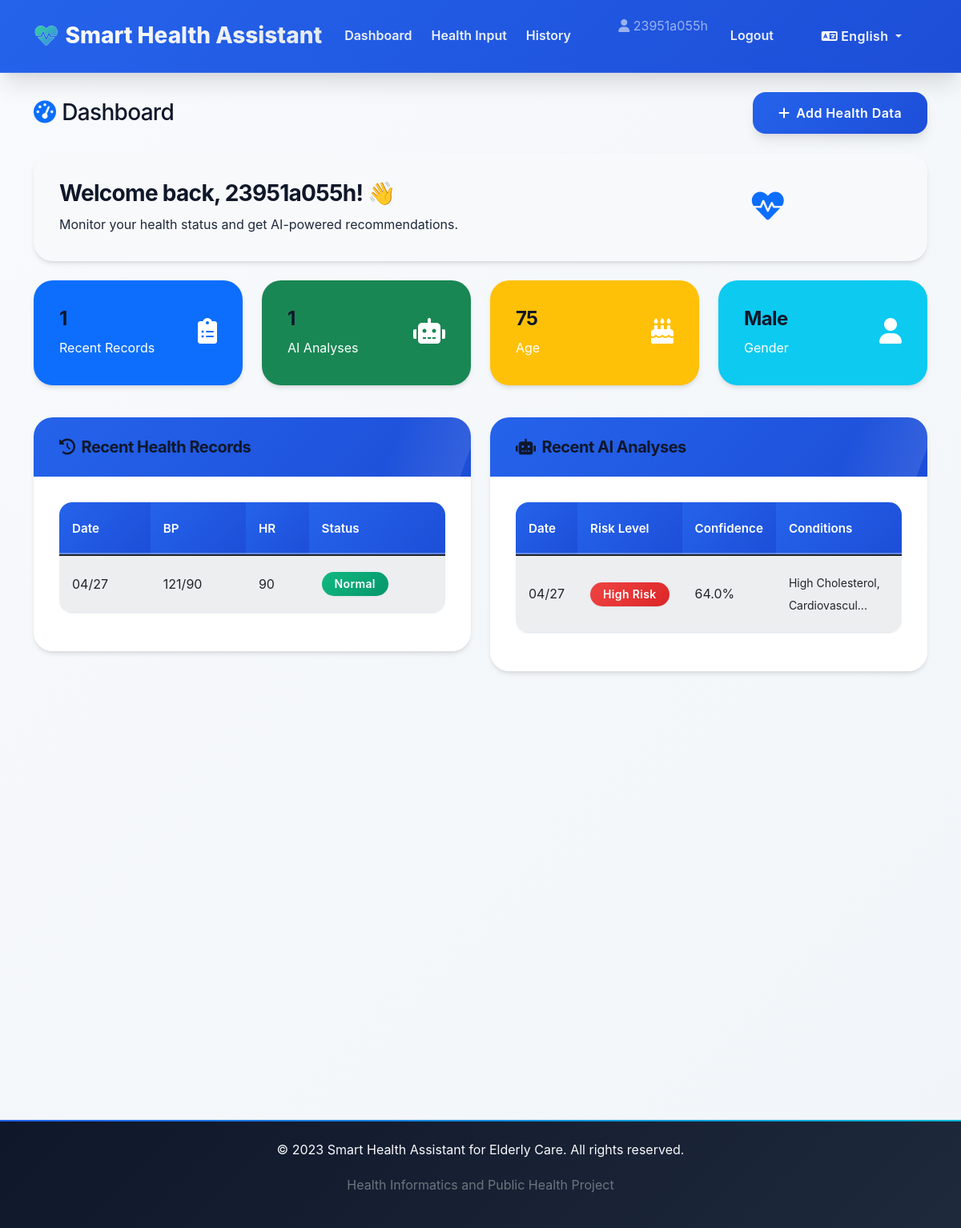
Page /dashboard (signed in) on the committed database.
### models.py (models this page shows, shortened)
class User(UserMixin, db.Model):
    id = db.Column(db.Integer, primary_key=True)
    username = db.Column(db.String(80), unique=True, nullable=False)
    email = db.Column(db.String(120), unique=True, nullable=False)
    password_hash = db.Column(db.String(128))
    age = db.Column(db.Integer)
    gender = db.Column(db.String(10))
    is_admin = db.Column(db.Boolean, default=False)
    created_at = db.Column(db.DateTime, default=datetime.utcnow)
    health_records = db.relationship('HealthRecord', backref='user', lazy=True)
    predictions = db.relationship('Prediction', backref='user', lazy=True)

class HealthRecord(db.Model):
    id = db.Column(db.Integer, primary_key=True)
    user_id = db.Column(db.Integer, db.ForeignKey('user.id'), nullable=False)
    weight = db.Column(db.Float)
    height = db.Column(db.Float)
    systolic_bp = db.Column(db.Integer)  # systolic blood pressure
    diastolic_bp = db.Column(db.Integer) # diastolic blood pressure
    heart_rate = db.Column(db.Integer)
    blood_sugar = db.Column(db.Float)
    cholesterol = db.Column(db.Float)
    symptoms = db.Column(db.Text)
    medication = db.Column(db.Text)
    allergies = db.Column(db.Text)
    exercise_frequency = db.Column(db.String(50))
    sleep_hours = db.Column(db.Float)
    recorded_at = db.Column(db.DateTime, default=datetime.utcnow)

class Prediction(db.Model):
    id = db.Column(db.Integer, primary_key=True)
    user_id = db.Column(db.Integer, db.ForeignKey('user.id'), nullable=False)
    health_record_id = db.Column(db.Integer, db.ForeignKey('health_record.id'))
    risk_level = db.Column(db.String(50))  # low, medium, high
    predicted_conditions = db.Column(db.Text)
    confidence_score = db.Column(db.Float)
    recommendations = db.Column(db.Text)
    predicted_at = db.Column(db.DateTime, default=datetime.utcnow)
    health_record = db.relationship('HealthRecord', backref='prediction')

### app.py (the view)
@app.route('/dashboard')
@login_required
def dashboard():
    recent_records = HealthRecord.query.filter_by(user_id=current_user.id)\
        .order_by(HealthRecord.recorded_at.desc())\
        .limit(5).all()
    recent_predictions = Prediction.query.filter_by(user_id=current_user.id)\
        .order_by(Prediction.predicted_at.desc())\
        .limit(5).all()
    return render_template('dashboard.html',
                         recent_records=recent_records,
                         recent_predictions=recent_predictions)

### app.py (called while the page is built)
def get_locale():
    language_code = request.args.get('lang') or session.get('lang')
    return language_code if language_code in SUPPORTED_LANGUAGES else DEFAULT_LANGUAGE

def translate(text):
    return load_translation(get_locale()).gettext(text)

@app.before_request
def set_request_locale():
    g.current_lang = get_locale()

@login_manager.user_loader
def load_user(user_id):
    return User.query.get(int(user_id))

### templates/dashboard.html (shortened to what this page needs)
{% extends "base.html" %}
{% block content %}
<div class="d-flex justify-content-between align-items-center mb-4">
        <h1 class="h3 mb-0">
        <i class="fas fa-tachometer-alt me-2 text-primary"></i>{{ _('Dashboard') }}
    </h1>
    <a href="{{ url_for('input_health') }}" class="btn btn-primary">
        <i class="fas fa-plus me-2"></i>{{ _('Add Health Data') }}
    </a>
</div>
<div class="row mb-4">
    <div class="col-12">
        <div class="card bg-light">
            <div class="card-body">
                <div class="row align-items-center">
                    <div class="col-md-8">
                        <h3 class="card-title">{{ _('Welcome back, {username}!').format(username=current_user.username) }} 👋</h3>
                        <p class="card-text">{{ _('Monitor your health status and get AI-powered recommendations.') }}</p>
                    </div>
                    <div class="col-md-4 text-center">
                        <div class="display-6 text-primary">
                            <i class="fas fa-heartbeat"></i>
                        </div>
                    </div>
                </div>
            </div>
        </div>
    </div>
</div>
<div class="row mb-4">
    <div class="col-md-3 mb-3">
        <div class="card text-white bg-primary">
            <div class="card-body">
                <div class="d-flex justify-content-between">
                    <div>
                        <h4 class="card-title">{{ recent_records|length }}</h4>
                        <p class="card-text">{{ _('Recent Records') }}</p>
                    </div>
                    <div class="align-self-center">
                        <i class="fas fa-clipboard-list fa-2x"></i>
                    </div>
                </div>
            </div>
        </div>
    </div>
    <div class="col-md-3 mb-3">
        <div class="card text-white bg-success">
            <div class="card-body">
                <div class="d-flex justify-content-between">
                    <div>
                        <h4 class="card-title">{{ recent_predictions|length }}</h4>
                        <p class="card-text">{{ _('AI Analyses') }}</p>
                    </div>
                    <div class="align-self-center">
                        <i class="fas fa-robot fa-2x"></i>
                    </div>
                </div>
            </div>
        </div>
    </div>
    <div class="col-md-3 mb-3">
        <div class="card text-white bg-warning">
            <div class="card-body">
                <div class="d-flex justify-content-between">
                    <div>
                        <h4 class="card-title">{{ current_user.age }}</h4>
                        <p class="card-text">{{ _('Age') }}</p>
                    </div>
                    <div class="align-self-center">
                        <i class="fas fa-birthday-cake fa-2x"></i>
                    </div>
                </div>
            </div>
        </div>
    </div>
    <div class="col-md-3 mb-3">
        <div class="card text-white bg-info">
            <div class="card-body">
                <div class="d-flex justify-content-between">
                    <div>
                        <h4 class="card-title">{{ current_user.gender|title }}</h4>
                        <p class="card-text">{{ _('Gender') }}</p>
                    </div>
                    <div class="align-self-center">
                        <i class="fas fa-user fa-2x"></i>
                    </div>
                </div>
            </div>
        </div>
    </div>
</div>
<div class="row">
    <div class="col-lg-6 mb-4">
        <div class="card">
            <div class="card-header bg-primary text-white">
                <h5 class="mb-0">
                    <i class="fas fa-history me-2"></i>{{ _('Recent Health Records') }}
                </h5>
            </div>
            <div class="card-body">
                {% if recent_records %}
                    <div class="table-responsive">
                        <table class="table table-striped table-sm">
                            <thead>
                                <tr>
                                    <th>{{ _('Date') }}</th>
                                    <th>{{ _('BP') }}</th>
                                    <th>{{ _('HR') }}</th>
                                    <th>{{ _('Status') }}</th>
                                </tr>
                            </thead>
                            <tbody>
                                {% for record in recent_records %}
                                <tr>
                                    <td>{{ record.recorded_at.strftime('%m/%d') }}</td>
                                    <td>{{ record.systolic_bp }}/{{ record.diastolic_bp }}</td>
                                    <td>{{ record.heart_rate }}</td>
                                    <td>
                                        {% if record.systolic_bp > 140 or record.diastolic_bp > 90 %}
                                            <span class="badge bg-warning">{{ _('High BP') }}</span>
                                        {% else %}
                                            <span class="badge bg-success">{{ _('Normal') }}</span>
                                        {% endif %}
                                    </td>
                                </tr>
                                {% endfor %}
                            </tbody>
                        </table>
                    </div>
                {% endif %}
            </div>
        </div>
    </div>
    <div class="col-lg-6 mb-4">
        <div class="card">
            <div class="card-header bg-success text-white">
                <h5 class="mb-0">
                    <i class="fas fa-robot me-2"></i>{{ _('Recent AI Analyses') }}
                </h5>
            </div>
            <div class="card-body">
                {% if recent_predictions %}
                    <div class="table-responsive">
                        <table class="table table-striped table-sm">
                            <thead>
                                <tr>
                                    <th>{{ _('Date') }}</th>
                                    <th>{{ _('Risk Level') }}</th>
                                    <th>{{ _('Confidence') }}</th>
                                    <th>{{ _('Conditions') }}</th>
                                </tr>
                            </thead>
                            <tbody>
                                {% for prediction in recent_predictions %}
                                <tr>
                                    <td>{{ prediction.predicted_at.strftime('%m/%d') }}</td>
                                    <td>
                                        {% if prediction.risk_level == 'high' %}
                                            <span class="badge bg-danger">{{ _('High Risk') }}</span>
                                        {% elif prediction.risk_level == 'medium' %}
                                            <span class="badge bg-warning">{{ _('Medium Risk') }}</span>
                                        {% else %}
                                            <span class="badge bg-success">{{ _('Low Risk') }}</span>
                                        {% endif %}
                                    </td>
                                    <td>{{ "%.1f"|format(prediction.confidence_score * 100) }}%</td>
                                    <td>
                                        <small>{{ prediction.predicted_conditions[:30] }}...</small>
                                    </td>
                                </tr>
                                {% endfor %}
                            </tbody>
                        </table>
                    </div>
                {% endif %}
            </div>
        </div>
    </div>
</div>
<div class="row">
    <div class="col-12">
    </div>
</div>
{% endblock %}

### templates/base.html (shortened to what this page needs)
<!DOCTYPE html>
<html lang="{{ current_lang }}">
<head>
    <link href="https://cdn.jsdelivr.net/npm/bootstrap@5.1.3/dist/css/bootstrap.min.css" rel="stylesheet">
    <link href="https://cdnjs.cloudflare.com/ajax/libs/font-awesome/6.0.0/css/all.min.css" rel="stylesheet">
    <link href="{{ url_for('static', filename='css/style.css') }}" rel="stylesheet">
</head>
<body>
    <nav class="navbar navbar-expand-lg navbar-dark bg-primary">
        <div class="container">
            <a class="navbar-brand" href="{{ url_for('index') }}">
                <i class="fas fa-heartbeat"></i> {{ _('Smart Health Assistant') }}
            </a>
            <div class="collapse navbar-collapse" id="navbarNav">
                <ul class="navbar-nav me-auto">
                    {% if current_user.is_authenticated %}
                        <li class="nav-item">
                            <a class="nav-link" href="{{ url_for('dashboard') }}">{{ _('Dashboard') }}</a>
                        </li>
                        <li class="nav-item">
                            <a class="nav-link" href="{{ url_for('input_health') }}">{{ _('Health Input') }}</a>
                        </li>
                        <li class="nav-item">
                            <a class="nav-link" href="{{ url_for('history') }}">{{ _('History') }}</a>
                        </li>
                    {% endif %}
                </ul>
                <ul class="navbar-nav">
                    {% if current_user.is_authenticated %}
                        <li class="nav-item">
                            <span class="navbar-text me-3">
                                <i class="fas fa-user"></i> {{ current_user.username }}
                            </span>
                        </li>
                        <li class="nav-item">
                            <a class="nav-link" href="{{ url_for('logout') }}">{{ _('Logout') }}</a>
                        </li>
                    {% endif %}
                </ul>
                <div class="dropdown ms-lg-3 mt-3 mt-lg-0">
                    <button class="btn btn-outline-light btn-sm dropdown-toggle" type="button" data-bs-toggle="dropdown" aria-expanded="false">
                        <i class="fas fa-language me-1"></i>{{ supported_languages[current_lang] }}
                    </button>
                </div>
            </div>
        </div>
    </nav>
    <main class="container my-4">
        {% block content %}{% endblock %}
    </main>
    <footer class="bg-dark text-light py-4 mt-5">
        <div class="container text-center">
            <p>&copy; 2023 {{ _('Smart Health Assistant for Elderly Care') }}. {{ _('All rights reserved.') }}</p>
            <p class="text-muted">{{ _('Health Informatics and Public Health Project') }}</p>
        </div>
    </footer>
</body>
</html>

### rows in the picture
User: username "23951a055h", age "75", gender "Male"
HealthRecord: recorded_at "04/27", systolic_bp "121", diastolic_bp "90", heart_rate "90"
Prediction: predicted_at "04/27", prediction.confidence_score*100 "64.0", predicted_conditions "High Cholesterol, Cardiovascul"

### other values in the picture
{{ supported_languages[current_lang] }} "English"
{{ recent_records|length }} "1"
{{ recent_predictions|length }} "1"
